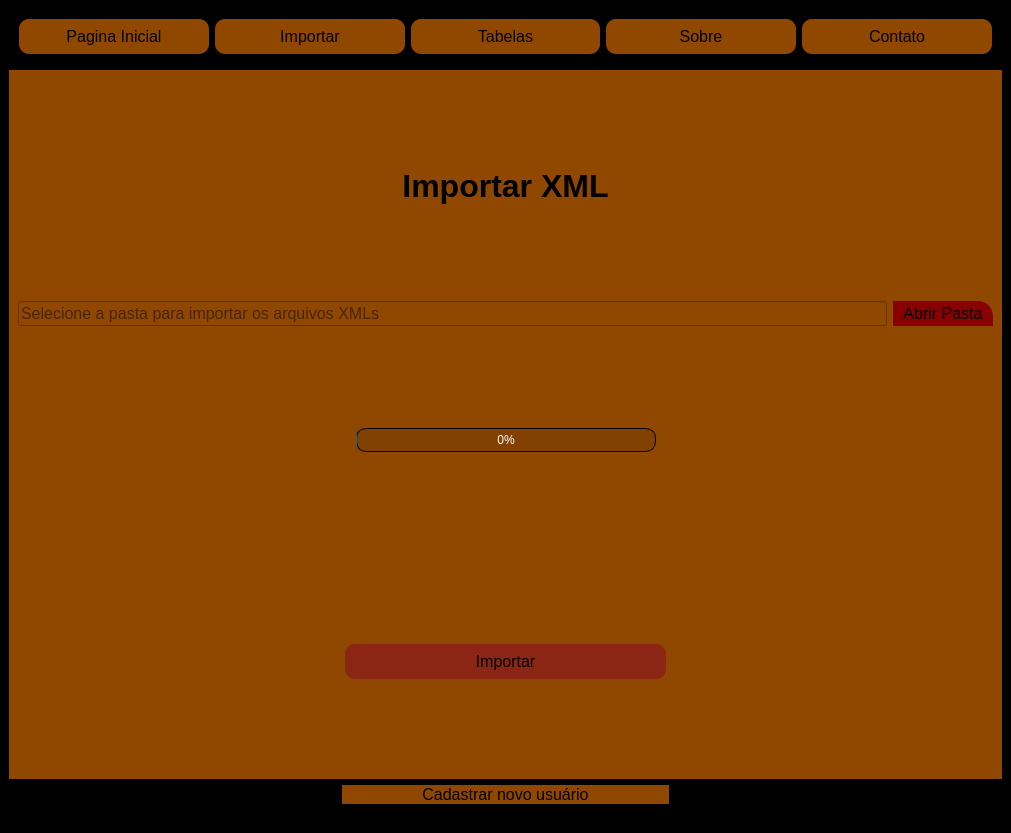
<?xml version="1.0" encoding="UTF-8"?>
<ui version="4.0">
 <class>MainWindow</class>
 <widget class="QMainWindow" name="MainWindow">
  <property name="geometry">
   <rect>
    <x>0</x>
    <y>0</y>
    <width>1011</width>
    <height>833</height>
   </rect>
  </property>
  <property name="windowTitle">
   <string>MainWindow</string>
  </property>
  <property name="styleSheet">
   <string notr="true">background-color: rgb(0,0,0);</string>
  </property>
  <widget class="QWidget" name="centralwidget">
   <property name="styleSheet">
    <string notr="true"/>
   </property>
   <layout class="QVBoxLayout" name="verticalLayout">
    <item>
     <widget class="QFrame" name="frame">
      <property name="frameShape">
       <enum>QFrame::StyledPanel</enum>
      </property>
      <property name="frameShadow">
       <enum>QFrame::Raised</enum>
      </property>
      <layout class="QHBoxLayout" name="horizontalLayout">
       <item>
        <widget class="QPushButton" name="btn_home">
         <property name="minimumSize">
          <size>
           <width>0</width>
           <height>35</height>
          </size>
         </property>
         <property name="cursor">
          <cursorShape>PointingHandCursor</cursorShape>
         </property>
         <property name="styleSheet">
          <string notr="true">QPushButton{
	color: rgb(0, 0, 0);
	background-color: rgb(144, 72, 0);
	border-radius: 10px;
	font-size: 16px;
}

QPushButton:hover{
	color: rgb(0, 0, 20);
	background-color: rgb(255, 166, 23);
	font-size: 18px;
}</string>
         </property>
         <property name="text">
          <string>Pagina Inicial</string>
         </property>
        </widget>
       </item>
       <item>
        <widget class="QPushButton" name="btn_importar">
         <property name="minimumSize">
          <size>
           <width>0</width>
           <height>35</height>
          </size>
         </property>
         <property name="cursor">
          <cursorShape>PointingHandCursor</cursorShape>
         </property>
         <property name="styleSheet">
          <string notr="true">QPushButton{
	color: rgb(0, 0, 0);
	background-color: rgb(144, 72, 0);
	border-radius: 10px;
	font-size: 16px;
}

QPushButton:hover{
	color: rgb(0, 0, 20);
	background-color: rgb(255, 166, 23);
	font-size: 18px;
}</string>
         </property>
         <property name="text">
          <string>Importar</string>
         </property>
        </widget>
       </item>
       <item>
        <widget class="QPushButton" name="btn_tabelas">
         <property name="minimumSize">
          <size>
           <width>0</width>
           <height>35</height>
          </size>
         </property>
         <property name="cursor">
          <cursorShape>PointingHandCursor</cursorShape>
         </property>
         <property name="styleSheet">
          <string notr="true">QPushButton{
	color: rgb(0, 0, 0);
	background-color: rgb(144, 72, 0);
	border-radius: 10px;
	font-size: 16px;
}

QPushButton:hover{
	color: rgb(0, 0, 20);
	background-color: rgb(255, 166, 23);
	font-size: 18px;
}</string>
         </property>
         <property name="text">
          <string>Tabelas</string>
         </property>
        </widget>
       </item>
       <item>
        <widget class="QPushButton" name="btn_sobre">
         <property name="minimumSize">
          <size>
           <width>0</width>
           <height>35</height>
          </size>
         </property>
         <property name="cursor">
          <cursorShape>PointingHandCursor</cursorShape>
         </property>
         <property name="styleSheet">
          <string notr="true">QPushButton{
	color: rgb(0, 0, 0);
	background-color: rgb(144, 72, 0);
	border-radius: 10px;
	font-size: 16px;
}

QPushButton:hover{
	color: rgb(0, 0, 20);
	background-color: rgb(255, 166, 23);
	font-size: 18px;
}</string>
         </property>
         <property name="text">
          <string>Sobre</string>
         </property>
        </widget>
       </item>
       <item>
        <widget class="QPushButton" name="btn_contato">
         <property name="minimumSize">
          <size>
           <width>0</width>
           <height>35</height>
          </size>
         </property>
         <property name="cursor">
          <cursorShape>PointingHandCursor</cursorShape>
         </property>
         <property name="styleSheet">
          <string notr="true">QPushButton{
	color: rgb(0, 0, 0);
	background-color: rgb(144, 72, 0);
	border-radius: 10px;
	font-size: 16px;
}

QPushButton:hover{
	color: rgb(0, 0, 20);
	background-color: rgb(255, 166, 23);
	font-size: 18px;
}</string>
         </property>
         <property name="text">
          <string>Contato</string>
         </property>
        </widget>
       </item>
      </layout>
     </widget>
    </item>
    <item>
     <widget class="QStackedWidget" name="Pages">
      <property name="styleSheet">
       <string notr="true">background-color: rgb(144, 72, 0);</string>
      </property>
      <property name="currentIndex">
       <number>2</number>
      </property>
      <widget class="QWidget" name="pg_table">
       <layout class="QVBoxLayout" name="verticalLayout_8">
        <item>
         <widget class="QTableWidget" name="tableWidget"/>
        </item>
        <item>
         <widget class="QPushButton" name="btnAtualizaProdutos">
          <property name="styleSheet">
           <string notr="true">QPushButton{
	color: rgb(0, 0, 0);
	background-color: rgb(144, 72, 0);
	border-radius: 10px;
	font-size: 16px;
}

QPushButton:hover{
	color: rgb(0, 0, 20);
	background-color: rgb(255, 166, 23);
	font-size: 18px;
}</string>
          </property>
          <property name="text">
           <string>Atualizar Lista de Produtos</string>
          </property>
         </widget>
        </item>
       </layout>
      </widget>
      <widget class="QWidget" name="pg_home">
       <widget class="QLabel" name="label">
        <property name="geometry">
         <rect>
          <x>30</x>
          <y>20</y>
          <width>761</width>
          <height>441</height>
         </rect>
        </property>
        <property name="styleSheet">
         <string notr="true">background-color: rgb(144, 72, 0);
</string>
        </property>
        <property name="text">
         <string/>
        </property>
        <property name="pixmap">
         <pixmap>../../../.designer/Documents/Logo/logo.png</pixmap>
        </property>
        <property name="scaledContents">
         <bool>true</bool>
        </property>
       </widget>
      </widget>
      <widget class="QWidget" name="pg_Importa">
       <layout class="QHBoxLayout" name="horizontalLayout_4">
        <item>
         <layout class="QVBoxLayout" name="verticalLayout_2">
          <item>
           <widget class="QLabel" name="label_6">
            <property name="text">
             <string>&lt;html&gt;&lt;head/&gt;&lt;body&gt;&lt;p align=&quot;center&quot;&gt;&lt;span style=&quot; font-size:24pt; font-weight:600;&quot;&gt;Importar XML&lt;/span&gt;&lt;/p&gt;&lt;/body&gt;&lt;/html&gt;</string>
            </property>
           </widget>
          </item>
          <item>
           <layout class="QHBoxLayout" name="horizontalLayout_6">
            <item>
             <widget class="QLineEdit" name="txt_file">
              <property name="minimumSize">
               <size>
                <width>0</width>
                <height>25</height>
               </size>
              </property>
              <property name="font">
               <font>
                <pointsize>12</pointsize>
               </font>
              </property>
              <property name="placeholderText">
               <string>Selecione a pasta para importar os arquivos XMLs</string>
              </property>
             </widget>
            </item>
            <item>
             <widget class="QPushButton" name="pushButton">
              <property name="minimumSize">
               <size>
                <width>100</width>
                <height>25</height>
               </size>
              </property>
              <property name="styleSheet">
               <string notr="true">QPushButton{
	color: rgb(0, 0, 0);
	background-color: rgb(138, 0, 0);
	border-top-right-radius: 15px;
	font-size: 16px;
}

QPushButton:hover{
	color: rgb(0, 0, 20);
	background-color: rgb(255, 166, 23);
	font-size: 18px;
}</string>
              </property>
              <property name="text">
               <string>Abrir Pasta</string>
              </property>
             </widget>
            </item>
           </layout>
          </item>
          <item>
           <layout class="QHBoxLayout" name="horizontalLayout_3">
            <item>
             <widget class="QLabel" name="label_26">
              <property name="text">
               <string/>
              </property>
             </widget>
            </item>
            <item>
             <widget class="QProgressBar" name="progressBar">
              <property name="enabled">
               <bool>true</bool>
              </property>
              <property name="maximumSize">
               <size>
                <width>300</width>
                <height>16777215</height>
               </size>
              </property>
              <property name="whatsThis">
               <string notr="true"/>
              </property>
              <property name="styleSheet">
               <string notr="true">background-color: rgb(0,0,0, 0.1);
border-color: rgb(4, 4, 4);
color: rgb(255, 255, 255);
border-radius:10px;
border: 1px solid black;</string>
              </property>
              <property name="value">
               <number>0</number>
              </property>
              <property name="alignment">
               <set>Qt::AlignCenter</set>
              </property>
              <property name="textVisible">
               <bool>true</bool>
              </property>
              <property name="format">
               <string>%p%</string>
              </property>
             </widget>
            </item>
            <item>
             <widget class="QLabel" name="label_12">
              <property name="text">
               <string/>
              </property>
             </widget>
            </item>
           </layout>
          </item>
          <item>
           <layout class="QHBoxLayout" name="horizontalLayout_7">
            <item>
             <widget class="QLabel" name="label_7">
              <property name="text">
               <string/>
              </property>
             </widget>
            </item>
            <item>
             <widget class="QPushButton" name="btn_importar_2">
              <property name="minimumSize">
               <size>
                <width>0</width>
                <height>35</height>
               </size>
              </property>
              <property name="styleSheet">
               <string notr="true">QPushButton{
	color: rgb(0, 0, 0);
	background-color: rgb(138, 38, 19);
	border-radius: 10px;
	font-size: 16px;
}

QPushButton:hover{
	color: rgb(0, 0, 20);
	background-color: rgb(255, 166, 23);
	font-size: 18px;
}</string>
              </property>
              <property name="text">
               <string>Importar</string>
              </property>
             </widget>
            </item>
            <item>
             <widget class="QLabel" name="label_8">
              <property name="text">
               <string/>
              </property>
             </widget>
            </item>
           </layout>
          </item>
         </layout>
        </item>
       </layout>
      </widget>
      <widget class="QWidget" name="pg_sobre">
       <widget class="QLabel" name="label_22">
        <property name="geometry">
         <rect>
          <x>0</x>
          <y>20</y>
          <width>784</width>
          <height>68</height>
         </rect>
        </property>
        <property name="text">
         <string>&lt;html&gt;&lt;head/&gt;&lt;body&gt;&lt;p align=&quot;center&quot;&gt;&lt;span style=&quot; font-size:24pt;&quot;&gt;Sobre&lt;/span&gt;&lt;/p&gt;&lt;/body&gt;&lt;/html&gt;</string>
        </property>
       </widget>
      </widget>
      <widget class="QWidget" name="pg_contato">
       <widget class="QLabel" name="label_23">
        <property name="geometry">
         <rect>
          <x>10</x>
          <y>20</y>
          <width>784</width>
          <height>68</height>
         </rect>
        </property>
        <property name="text">
         <string>&lt;html&gt;&lt;head/&gt;&lt;body&gt;&lt;p align=&quot;center&quot;&gt;&lt;span style=&quot; font-size:24pt;&quot;&gt;Contatos&lt;/span&gt;&lt;/p&gt;&lt;/body&gt;&lt;/html&gt;</string>
        </property>
       </widget>
       <widget class="QLabel" name="label_24">
        <property name="geometry">
         <rect>
          <x>10</x>
          <y>120</y>
          <width>784</width>
          <height>68</height>
         </rect>
        </property>
        <property name="text">
         <string>&lt;html&gt;&lt;head/&gt;&lt;body&gt;&lt;p align=&quot;center&quot;&gt;&lt;span style=&quot; font-size:18pt;&quot;&gt;Desenvolvedor: Bruno Luiel Rodrigues&lt;/span&gt;&lt;/p&gt;&lt;/body&gt;&lt;/html&gt;</string>
        </property>
       </widget>
       <widget class="QLabel" name="label_25">
        <property name="geometry">
         <rect>
          <x>0</x>
          <y>230</y>
          <width>784</width>
          <height>68</height>
         </rect>
        </property>
        <property name="text">
         <string>&lt;html&gt;&lt;head/&gt;&lt;body&gt;&lt;p align=&quot;center&quot;&gt;&lt;span style=&quot; font-size:18pt;&quot;&gt;Fone: 69 9 9264 1309&lt;/span&gt;&lt;/p&gt;&lt;/body&gt;&lt;/html&gt;</string>
        </property>
       </widget>
      </widget>
      <widget class="QWidget" name="pg_cad_user">
       <layout class="QHBoxLayout" name="horizontalLayout_2">
        <item>
         <layout class="QVBoxLayout" name="verticalLayout_3">
          <item>
           <widget class="QLabel" name="label_14">
            <property name="text">
             <string>&lt;html&gt;&lt;head/&gt;&lt;body&gt;&lt;p align=&quot;center&quot;&gt;&lt;span style=&quot; font-size:24pt;&quot;&gt;Cadastrar Usuário&lt;/span&gt;&lt;/p&gt;&lt;/body&gt;&lt;/html&gt;</string>
            </property>
           </widget>
          </item>
          <item>
           <layout class="QHBoxLayout" name="horizontalLayout_17">
            <property name="leftMargin">
             <number>50</number>
            </property>
            <property name="topMargin">
             <number>0</number>
            </property>
            <property name="rightMargin">
             <number>50</number>
            </property>
            <item>
             <widget class="QLabel" name="label_15">
              <property name="text">
               <string>&lt;html&gt;&lt;head/&gt;&lt;body&gt;&lt;p&gt;&lt;span style=&quot; font-size:12pt; font-weight:600;&quot;&gt;Nome   &lt;/span&gt;&lt;/p&gt;&lt;/body&gt;&lt;/html&gt;</string>
              </property>
             </widget>
            </item>
            <item>
             <widget class="QLineEdit" name="input_nome">
              <property name="font">
               <font>
                <pointsize>14</pointsize>
               </font>
              </property>
             </widget>
            </item>
           </layout>
          </item>
          <item>
           <widget class="QLabel" name="label_11">
            <property name="text">
             <string/>
            </property>
           </widget>
          </item>
          <item>
           <layout class="QHBoxLayout" name="horizontalLayout_16">
            <property name="leftMargin">
             <number>50</number>
            </property>
            <property name="rightMargin">
             <number>50</number>
            </property>
            <item>
             <widget class="QLabel" name="label_16">
              <property name="text">
               <string>&lt;html&gt;&lt;head/&gt;&lt;body&gt;&lt;p&gt;&lt;span style=&quot; font-size:12pt; font-weight:600;&quot;&gt;Usuário&lt;/span&gt;&lt;/p&gt;&lt;/body&gt;&lt;/html&gt;</string>
              </property>
             </widget>
            </item>
            <item>
             <widget class="QLineEdit" name="input_usuario">
              <property name="font">
               <font>
                <pointsize>14</pointsize>
               </font>
              </property>
             </widget>
            </item>
           </layout>
          </item>
          <item>
           <widget class="QLabel" name="label_10">
            <property name="text">
             <string/>
            </property>
           </widget>
          </item>
          <item>
           <layout class="QHBoxLayout" name="horizontalLayout_15">
            <property name="leftMargin">
             <number>50</number>
            </property>
            <property name="rightMargin">
             <number>50</number>
            </property>
            <item>
             <widget class="QLabel" name="label_17">
              <property name="text">
               <string>&lt;html&gt;&lt;head/&gt;&lt;body&gt;&lt;p&gt;&lt;span style=&quot; font-size:12pt; font-weight:600;&quot;&gt;Senha&lt;/span&gt;&lt;/p&gt;&lt;/body&gt;&lt;/html&gt;</string>
              </property>
             </widget>
            </item>
            <item>
             <widget class="QLineEdit" name="input_senha">
              <property name="font">
               <font>
                <pointsize>14</pointsize>
               </font>
              </property>
              <property name="echoMode">
               <enum>QLineEdit::Password</enum>
              </property>
             </widget>
            </item>
           </layout>
          </item>
          <item>
           <widget class="QLabel" name="label_9">
            <property name="text">
             <string/>
            </property>
           </widget>
          </item>
          <item>
           <layout class="QHBoxLayout" name="horizontalLayout_14">
            <property name="leftMargin">
             <number>50</number>
            </property>
            <property name="rightMargin">
             <number>50</number>
            </property>
            <item>
             <widget class="QLabel" name="label_18">
              <property name="text">
               <string>&lt;html&gt;&lt;head/&gt;&lt;body&gt;&lt;p&gt;&lt;span style=&quot; font-size:10pt; font-weight:600;&quot;&gt;Confirmar senha&lt;/span&gt;&lt;/p&gt;&lt;/body&gt;&lt;/html&gt;</string>
              </property>
             </widget>
            </item>
            <item>
             <widget class="QLineEdit" name="inp_confsenha">
              <property name="font">
               <font>
                <pointsize>14</pointsize>
               </font>
              </property>
              <property name="echoMode">
               <enum>QLineEdit::Password</enum>
              </property>
             </widget>
            </item>
           </layout>
          </item>
          <item>
           <widget class="QLabel" name="label_2">
            <property name="text">
             <string/>
            </property>
           </widget>
          </item>
          <item>
           <layout class="QHBoxLayout" name="horizontalLayout_13">
            <property name="leftMargin">
             <number>300</number>
            </property>
            <property name="rightMargin">
             <number>50</number>
            </property>
            <item>
             <widget class="QLabel" name="label_19">
              <property name="text">
               <string>&lt;html&gt;&lt;head/&gt;&lt;body&gt;&lt;p&gt;&lt;span style=&quot; font-size:12pt; font-weight:600;&quot;&gt;Perfil&lt;/span&gt;&lt;/p&gt;&lt;/body&gt;&lt;/html&gt;</string>
              </property>
             </widget>
            </item>
            <item>
             <widget class="QComboBox" name="comboBox">
              <property name="font">
               <font>
                <pointsize>12</pointsize>
                <weight>75</weight>
                <bold>true</bold>
               </font>
              </property>
              <item>
               <property name="text">
                <string>Administrador</string>
               </property>
              </item>
              <item>
               <property name="text">
                <string>Demais</string>
               </property>
              </item>
             </widget>
            </item>
           </layout>
          </item>
          <item>
           <widget class="QLabel" name="label_3">
            <property name="text">
             <string/>
            </property>
           </widget>
          </item>
          <item>
           <layout class="QHBoxLayout" name="horizontalLayout_12">
            <item>
             <widget class="QLabel" name="label_20">
              <property name="text">
               <string/>
              </property>
             </widget>
            </item>
            <item>
             <widget class="QPushButton" name="pushButton_6">
              <property name="minimumSize">
               <size>
                <width>0</width>
                <height>35</height>
               </size>
              </property>
              <property name="font">
               <font>
                <pointsize>-1</pointsize>
               </font>
              </property>
              <property name="cursor">
               <cursorShape>PointingHandCursor</cursorShape>
              </property>
              <property name="styleSheet">
               <string notr="true">QPushButton{
	color: rgb(0, 0, 0);
	background-color: rgb(138, 38, 19);
	border-radius: 10px;
	font-size: 16px;
}

QPushButton:hover{
	color: rgb(0, 0, 20);
	background-color: rgb(255, 166, 23);
	font-size: 18px;
}</string>
              </property>
              <property name="text">
               <string extracomment="teste">Cadastrar</string>
              </property>
             </widget>
            </item>
            <item>
             <widget class="QLabel" name="label_21">
              <property name="text">
               <string/>
              </property>
             </widget>
            </item>
           </layout>
          </item>
         </layout>
        </item>
       </layout>
      </widget>
     </widget>
    </item>
    <item>
     <layout class="QHBoxLayout" name="horizontalLayout_5">
      <item>
       <widget class="QLabel" name="label_4">
        <property name="text">
         <string>TextLabel</string>
        </property>
       </widget>
      </item>
      <item>
       <widget class="QPushButton" name="btn_cadastrar">
        <property name="styleSheet">
         <string notr="true">QPushButton{
	color: rgb(0, 0, 0);
	background-color: rgb(144, 72, 0);
	border-radius: 10px;
	font-size: 16px;
}

QPushButton:hover{
	color: rgb(0, 0, 20);
	background-color: rgb(255, 166, 23);
	font-size: 18px;
}</string>
        </property>
        <property name="text">
         <string>Cadastrar novo usuário</string>
        </property>
       </widget>
      </item>
      <item>
       <widget class="QLabel" name="label_5">
        <property name="text">
         <string>TextLabel</string>
        </property>
       </widget>
      </item>
     </layout>
    </item>
    <item>
     <widget class="QLabel" name="label_13">
      <property name="text">
       <string/>
      </property>
     </widget>
    </item>
   </layout>
  </widget>
 </widget>
 <resources/>
 <connections/>
</ui>
